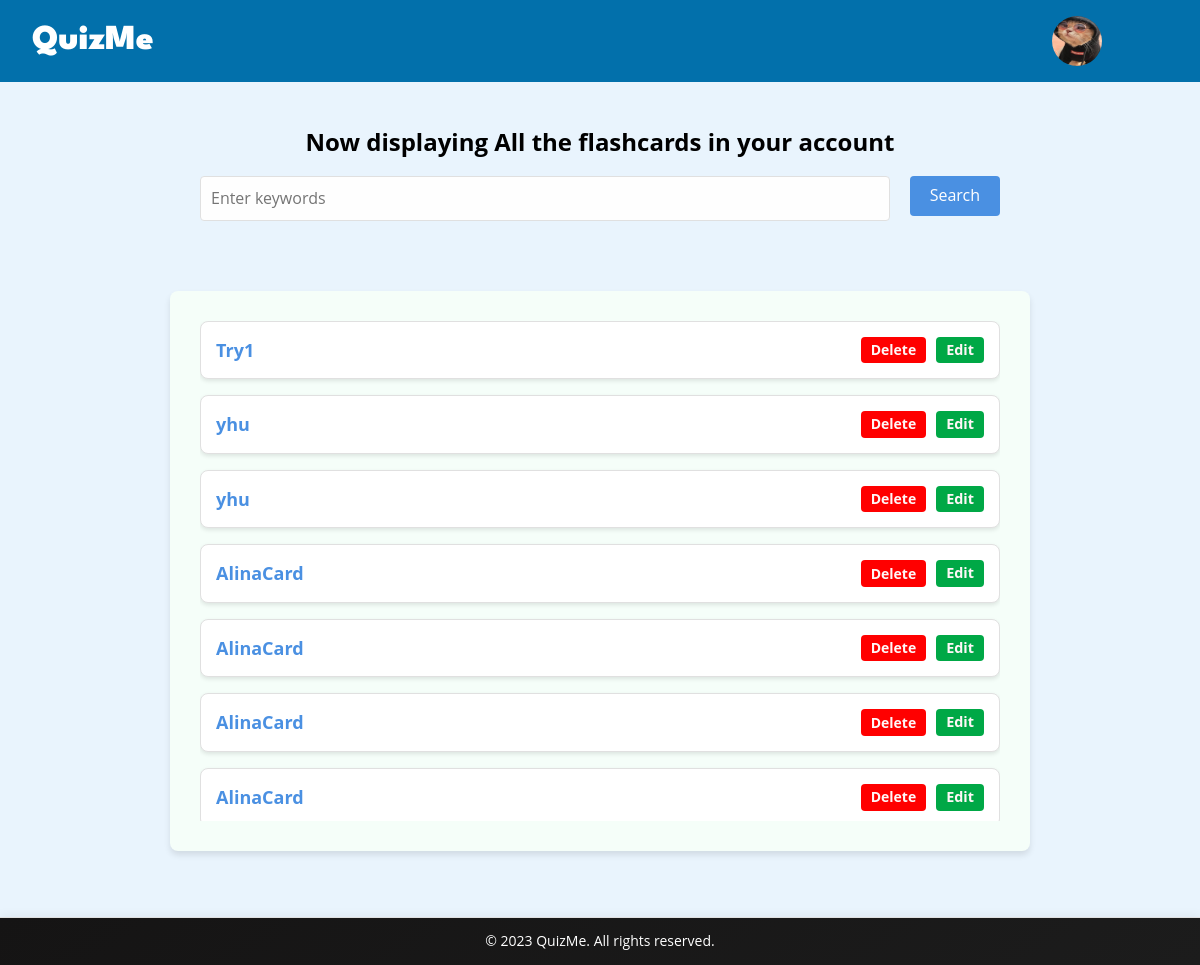
Page /your-flashcards (signed in) on the earlier database version.
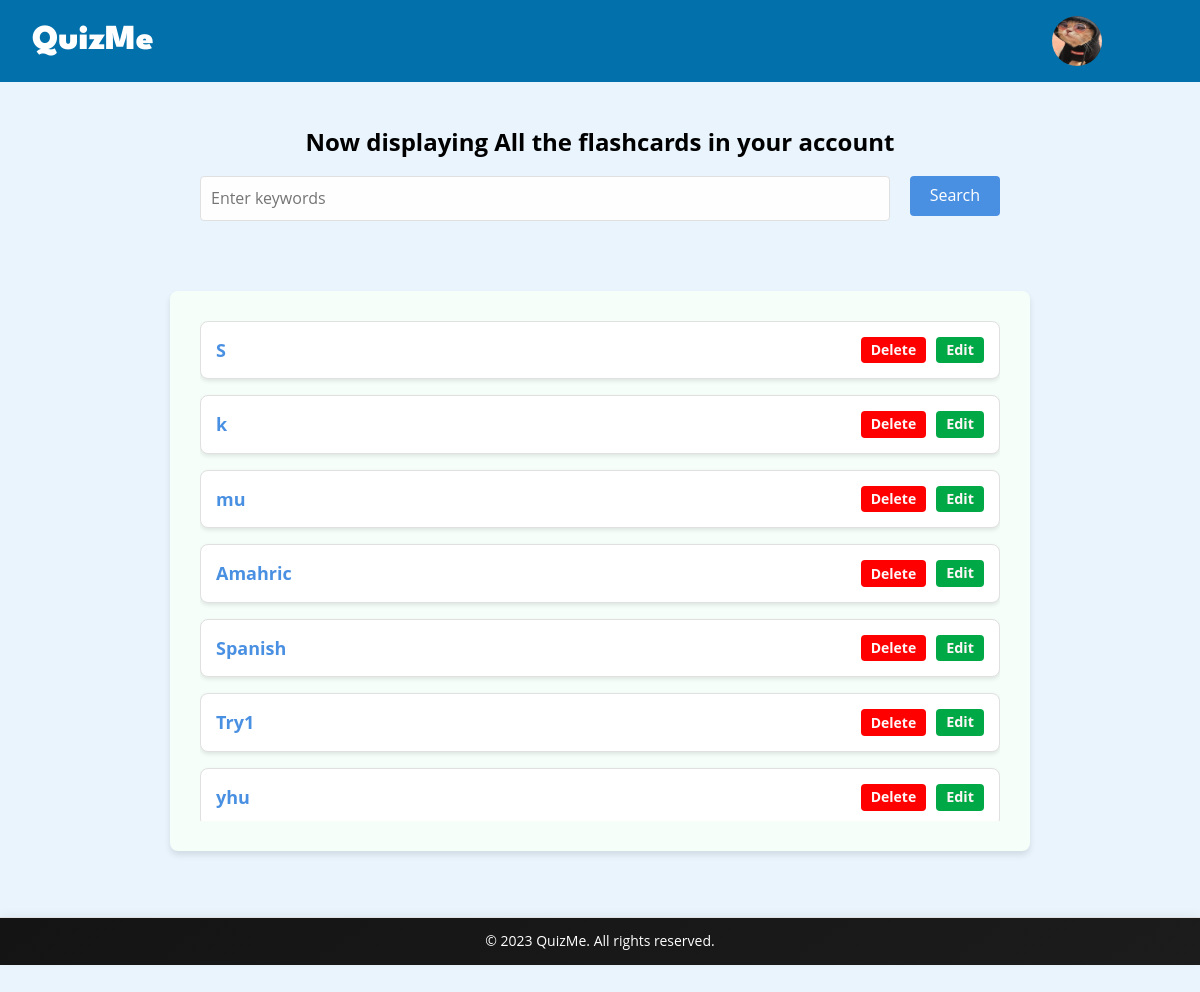
Same page on the later database version.
### app.py (models this page shows, shortened)
class FlashcardSet(db.Model):
    id = db.Column(db.Integer, primary_key=True)
    name = db.Column(db.String(100), nullable=False)
    user_id = db.Column(db.Integer, db.ForeignKey('user.id'), nullable=False)
    flashcards = db.relationship('Flashcard', backref='flashcard_set', lazy=True, cascade='all, delete-orphan')  # Add cascade option

### app.py (the view, shortened to what this page needs)
@app.route('/your-flashcards', methods=['GET', 'POST'])
def your_flashcards():
    if 'user_id' not in session:
        return render_template('login.html', error_message="Please log in to access your flashcards.")
    user_id = session['user_id']
    user = User.query.get(user_id)
    flashcard_sets = user.flashcards[::-1]
    return render_template('your-flashcards.html', flashcard_sets=flashcard_sets)

### app.py (called while the page is built)
@app.context_processor
def inject_user():
    user_id = session.get('user_id')
    if user_id:
        user = User.query.get(user_id)
        return dict(logged_in_user=user)
    return dict(logged_in_user=None)

### templates/your-flashcards.html (shortened to what this page needs)
{% extends "base.html" %}
{% block content %}
<section class="hero_your_flashcards">
    <h1 class="subtitle_your_flashcards">Now displaying All the flashcards in your account</h1>
    <form id="searchForm" action="{{ url_for('search_flashcard_sets') }}" method="POST">
        <input type="text" id="search" name="search_keywords" placeholder="Enter keywords">
        <button type="submit" id="submit-button">Search</button>
    </form>
</section>
<section class="displaying_flashcards_section">
    <div class="flashcard-list-container">
        <div class="flashcard-list" style="max-height: 500px; overflow-y: auto;">
            {% if flashcard_sets %}
                {% for flashcard_set in flashcard_sets %}
                    <div class="flashcard-set-card">
                        <a href="{{ url_for('single_flashcard', flashcard_set_name=flashcard_set.name) }}">{{ flashcard_set.name }}</a>
                        <div class="side">
                            <button class="delete_button" onclick="deleteFlashcardSet('{{ flashcard_set.name }}')">Delete</button>
                            <a href="{{ url_for('edit_flashcard_set', flashcard_set_name=flashcard_set.name) }}" class="edit-button"><p id="edit"> Edit </p></a>
                        </div>
                    </div>
                {% endfor %}
            {% else %}
                <p id="subtitle_your_flashcards">No matching flashcard set was found</p>
            {% endif %}
        </div>
    </div>
</section>
<br>
<br>
{% endblock %}

Differences in the rows shown:
no longer on this page (row unchanged): FlashcardSet: name "yhu"
no longer on this page (row unchanged): FlashcardSet: name "AlinaCard"
no longer on this page (row unchanged): FlashcardSet: name "AlinaCard"
no longer on this page (row unchanged): FlashcardSet: name "AlinaCard"
no longer on this page (row unchanged): FlashcardSet: name "AlinaCard"
added FlashcardSet: name "S"
added FlashcardSet: name "k"
added FlashcardSet: name "mu"
added FlashcardSet: name "Amahric"
added FlashcardSet: name "Spanish"
